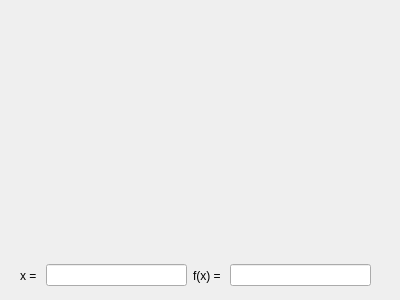
<?xml version="1.0" encoding="UTF-8"?>
<ui version="4.0">
 <class>graph</class>
 <widget class="QDialog" name="graph">
  <property name="geometry">
   <rect>
    <x>0</x>
    <y>0</y>
    <width>400</width>
    <height>300</height>
   </rect>
  </property>
  <property name="windowTitle">
   <string>Dialog</string>
  </property>
  <widget class="QWidget" name="plot" native="true">
   <property name="geometry">
    <rect>
     <x>20</x>
     <y>20</y>
     <width>361</width>
     <height>231</height>
    </rect>
   </property>
  </widget>
  <widget class="QWidget" name="horizontalLayoutWidget">
   <property name="geometry">
    <rect>
     <x>20</x>
     <y>260</y>
     <width>351</width>
     <height>31</height>
    </rect>
   </property>
   <layout class="QHBoxLayout" name="horizontalLayout">
    <item>
     <widget class="QLabel" name="label">
      <property name="text">
       <string>x = </string>
      </property>
     </widget>
    </item>
    <item>
     <widget class="QLineEdit" name="lineEdit"/>
    </item>
    <item>
     <widget class="QLabel" name="label_2">
      <property name="text">
       <string>f(x) = </string>
      </property>
     </widget>
    </item>
    <item>
     <widget class="QLineEdit" name="lineEdit_2"/>
    </item>
   </layout>
  </widget>
 </widget>
 <resources/>
 <connections/>
</ui>
